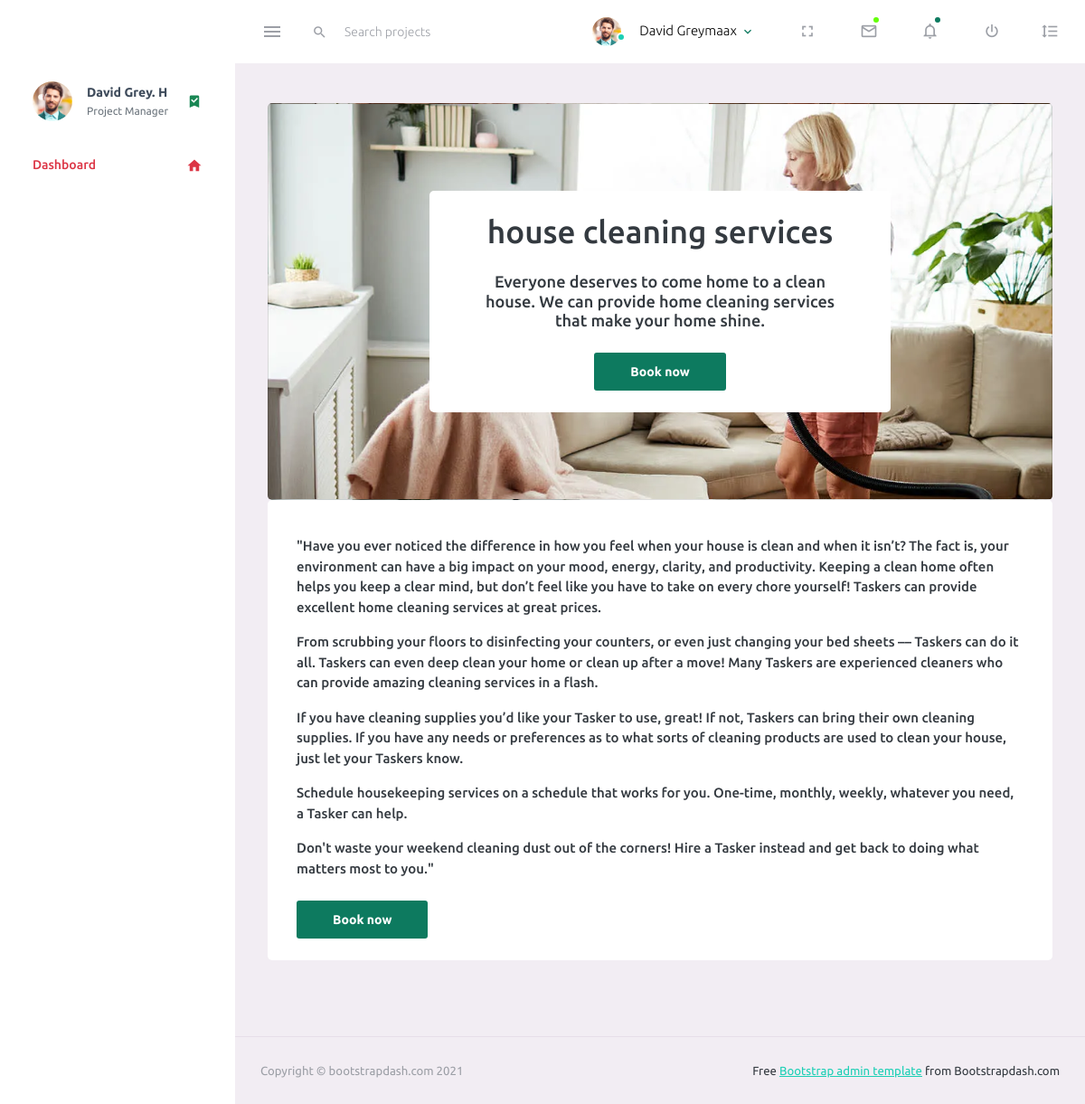
Page /serviceDetails/1/ on the committed database.
### home/models.py (models this page shows)
class Service(models.Model):
    ServiceID = models.AutoField(primary_key=True)
    ServiceName = models.CharField(max_length=255)
    ShortDescription = models.CharField(max_length=255, default='')
    Description = models.TextField()
    Price = models.DecimalField(max_digits=10, decimal_places=2)
    CategoryID = models.ForeignKey(Category, on_delete=models.CASCADE)

### home/views.py (the view)
# urls.py: path('serviceDetails/<int:service_id>/', service_details, name='service_details'),
def service_details(request, service_id):
    if request.method == 'GET':
        print("service id = ")
        print(service_id)
        service = get_object_or_404(Service, ServiceID=service_id)
        service_name = service.ServiceName
        service_details = service.Description
        short_description = service.ShortDescription
        employees = Employee.objects.all()
        return render(request, 'service_details.html',  {
              'service_id': service_id,
              'service_name': service_name,
              'short_description': short_description,
              'service_discription': service_details,
                })

### templates/service_details.html (shortened to what this page needs)
{% load static %}
<!DOCTYPE html>
<html lang="en">
<head>
    <link rel="stylesheet" href="{% static 'vendors/mdi/css/materialdesignicons.min.css' %}">
    <link rel="stylesheet" href="{% static 'vendors/css/vendor.bundle.base.css' %}">
    <link rel="stylesheet" href="{% static 'css/style.css' %}">
</head>
<body>
    <div class="container-scroller">
        <nav class="navbar default-layout-navbar col-lg-12 col-12 p-0 fixed-top d-flex flex-row">
            <div class="text-center navbar-brand-wrapper d-flex align-items-center justify-content-center">
            </div>
            <div class="navbar-menu-wrapper d-flex align-items-stretch">
                <button class="navbar-toggler navbar-toggler align-self-center" type="button" data-toggle="minimize">
                    <span class="mdi mdi-menu"></span>
                </button>
                <div class="search-field d-none d-md-block">
                    <form class="d-flex align-items-center h-100" action="#">
                        <div class="input-group">
                            <div class="input-group-prepend bg-transparent">
                                <i class="input-group-text border-0 mdi mdi-magnify"></i>
                            </div>
                            <input type="text" class="form-control bg-transparent border-0"
                                placeholder="Search projects">
                        </div>
                    </form>
                </div>
                <ul class="navbar-nav navbar-nav-right">
                    <li class="nav-item nav-profile dropdown">
                        <a class="nav-link dropdown-toggle" id="profileDropdown" href="#" data-bs-toggle="dropdown"
                            aria-expanded="false">
                            <div class="nav-profile-img">
                                <img src="{% static 'images/faces/face1.jpg' %}" alt="image">
                                <span class="availability-status online"></span>
                            </div>
                            <div class="nav-profile-text">
                                <p class="mb-1 text-black">David Greymaax</p>
                            </div>
                        </a>
                    </li>
                    <li class="nav-item d-none d-lg-block full-screen-link">
                        <a class="nav-link">
                            <i class="mdi mdi-fullscreen" id="fullscreen-button"></i>
                        </a>
                    </li>
                    <li class="nav-item dropdown">
                        <a class="nav-link count-indicator dropdown-toggle" id="messageDropdown" href="#"
                            data-bs-toggle="dropdown" aria-expanded="false">
                            <i class="mdi mdi-email-outline"></i>
                            <span class="count-symbol bg-warning"></span>
                        </a>
                    </li>
                    <li class="nav-item dropdown">
                        <a class="nav-link count-indicator dropdown-toggle" id="notificationDropdown" href="#"
                            data-bs-toggle="dropdown">
                            <i class="mdi mdi-bell-outline"></i>
                            <span class="count-symbol bg-danger"></span>
                        </a>
                    </li>
                    <li class="nav-item nav-logout d-none d-lg-block">
                        <a class="nav-link" href="#">
                            <i class="mdi mdi-power"></i>
                        </a>
                    </li>
                    <li class="nav-item nav-settings d-none d-lg-block">
                        <a class="nav-link" href="#">
                            <i class="mdi mdi-format-line-spacing"></i>
                        </a>
                    </li>
                </ul>
            </div>
        </nav>
        <div class="container-fluid page-body-wrapper">
            <nav class="sidebar sidebar-offcanvas" id="sidebar">
                <ul class="nav">
                    <li class="nav-item nav-profile">
                        <a href="#" class="nav-link">
                            <div class="nav-profile-image">
                                <img src="{% static 'images/faces/face1.jpg' %}" alt="profile">
                            </div>
                            <div class="nav-profile-text d-flex flex-column">
                                <span class="font-weight-bold mb-2">David Grey. H</span>
                                <span class="text-secondary text-small">Project Manager</span>
                            </div>
                            <i class="mdi mdi-bookmark-check text-success nav-profile-badge"></i>
                        </a>
                    </li>
                    <li class="nav-item">
                        <a class="nav-link" href="index.html">
                            <span class="menu-title">Dashboard</span>
                            <i class="mdi mdi-home menu-icon"></i>
                        </a>
                    </li>
                </ul>
            </nav>
            <div class="main-panel">
                <div class="content-wrapper">
                    <div class="row">
                        <div class="col-md-12 grid-margin stretch">
                            <div class="card-image">
                                <div class="card-body ">
                                    <div class="row justify-content-center margin-card text-center">
                                        <div class="card col-md-7">
                                            <div class="card-body">
                                                <h1>{{service_name}}</h1>
                                                <h4> {{short_description}} </h4>
                                                <a href="{% url 'workers_profile' service_id=service_id %}">
                                                    <button class="btn btn-gradient-primary">Book now</button>
                                                </a>
                                            </div>
                                        </div>
                                    </div>
                                </div>
                            </div>
                            <div class="card">
                                <div class="card-body ">
                                    <h5>
                                        <p> {{ service_discription|safe }} </p>
                                    </h5>
                                    <a href="{% url 'workers_profile' service_id=service_id %}">
                                        <button class="btn btn-gradient-primary">Book now</button>
                                    </a>
                                </div>
                            </div>
                        </div>
                    </div>
                </div>
                <footer class="footer">
                    <div class="container-fluid d-flex justify-content-between">
                        <span class="text-muted d-block text-center text-sm-start d-sm-inline-block">Copyright ©
                            bootstrapdash.com 2021</span>
                        <span class="float-none float-sm-end mt-1 mt-sm-0 text-end"> Free <a
                                href="https://www.bootstrapdash.com/bootstrap-admin-template/" target="_blank">Bootstrap
                                admin template</a> from Bootstrapdash.com</span>
                    </div>
                </footer>
            </div>
        </div>
    </div>
</body>
</html>

### rows in the picture
Service: ServiceName "house cleaning services", ShortDescription "Everyone deserves to come home to a clean house. We can provide home cleaning services that make your home shine.", Description "\"Have you ever noticed the difference in how you feel when your house is clean and when it isn’t? The fact is, your environment can have a big impact on your mood, energy, clarity, and productivity. Keeping a clean home often helps you keep a clear mind, but don’t feel like you have to take on every chore yourself! Taskers can provide excellent home cleaning services at great prices. From scrubbing your floors to disinfecting your counters, or even just changing your bed sheets –– Taskers can do it all. Taskers can even deep clean your home or clean up after a move! Many Taskers are experienced cleaners who can provide amazing cleaning services in a flash. If you have cleaning supplies…"
